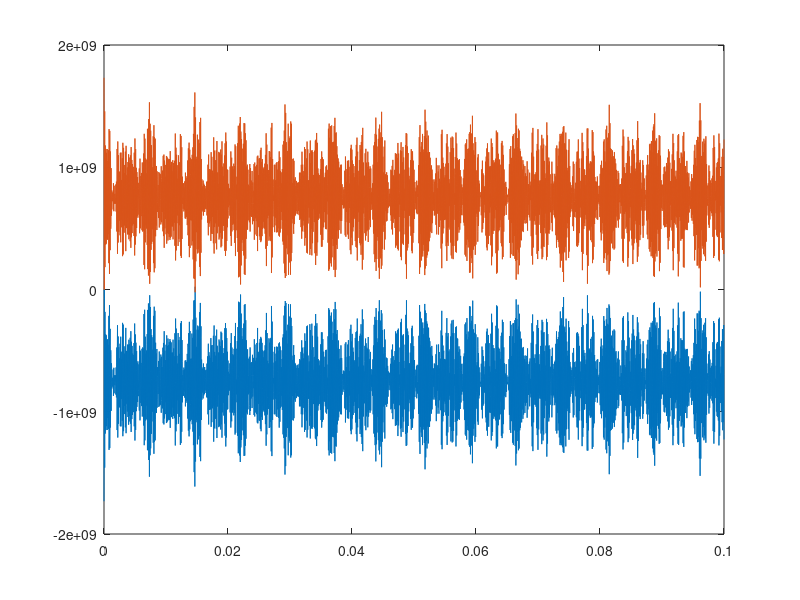
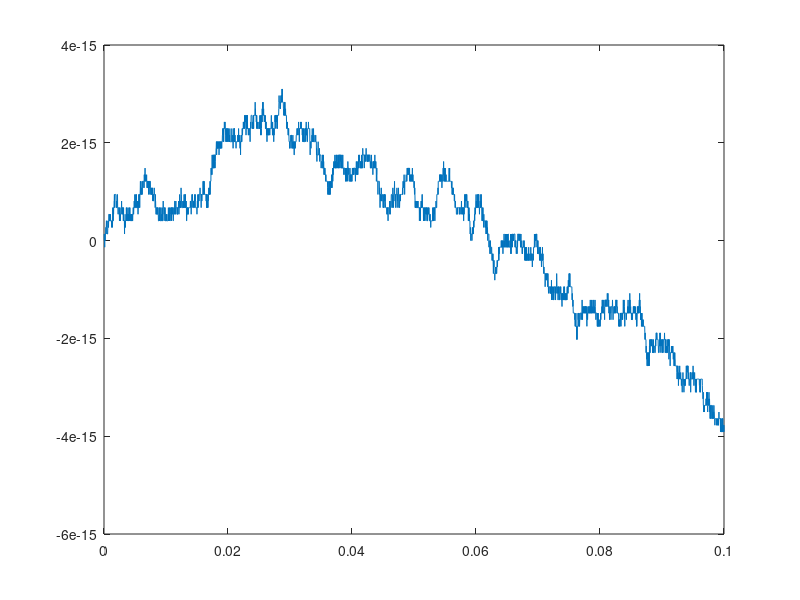

Here is the MATLAB script that generated these plots, in order: (Note: this script raises an error after producing the figures.)
clear all
close all
clc 
%%
%--- physical and elastic parameters
load("./param/modestest.mat");


%--- derived parameters (don't change here)
D       = E * Lz^3 / 12 / (1-nu^2) ;
k       = 1/44100 ;% Timestep
T       = 0.1;
Ts      = floor(T/k) ;% Number of time grid points
t       =linspace(0,T,Ts);
x       =linspace(0,Lx,Nx+1);
y       =linspace(0,Ly,Ny+1);
%--- mode reconstruction

%colormap('parula') ;
for m = 1 : Nmodes
    mdShapes(:,:,m) = reshape(V(:,m),[(Ny+1),(Nx+1)]) ;
   %subplot(4,4,m)
   %mesh(3000*(mdShapes(:,:,m)),(abs(mdShapes(:,:,m))),'FaceColor','texturemap') ;  %axis equal; axis tight ; view(2) ;
end

Id=speye(Nmodes);
Dw2=diag((2*pi*freqs).^2);
Dw=diag((cos(k*2*pi*freqs)));
DV0=2*k^(-2)*(Id-diag((cos(k*2*pi*freqs))));
Ddiag=2*sparse(Dw);



qm=zeros(Nmodes,1);
q0=zeros(Nmodes,1);
En=zeros(1,Ts);
V0=zeros(1,Ts);
Q=zeros(Ts,Nmodes);
W=zeros(Ny+1,Nx+1,Ts);
qm=sort(1*rand(Nmodes,1));
q0=qm;
w=zeros(Ny+1,Nx+1);

%psim1=u0*omeg0;
%Hsav(n-1)=(1/2)*((u0-um1)/k)^2+(1/2)*(psim1)^2;
%Hsav(n-1)=(1/(2*k^2))*(sum((u0(:)-um(:)).^2))+(1/2)*(psim1)^2;

%V0=(c^2/h^2)*(uh(1)^2+uh(np)^2+sum((uh(1:np-1)-uh(2:np)).^2))/2;

for n = 1 : Ts

    En(n)=0.5*sum(((q0-qm)/k).^2);
    V0(n)=0.5*sum(DV0*q0.*qm);
    qs=Ddiag*q0-qm;
    
    qm=q0;
    q0=qs;
    
    Q(n,:)=q0;
    %w=
    for m = 1 : Nmodes
        w=w+q0(m)*mdShapes(:,:,m);
    end
    W(:,:,n)=w;
    

    
end













%%
figure
plot(t,En-En(3))
hold on
plot(t,V0-V0(3))
figure
E=En+V0;
plot(t,(E-E(3))/E(3))
%%
% Fs=44100;
% solo=squeeze(W(floor(Nx/3),floor(Ny/4),:));
% fftest=fft(solo);
% P2 = (fftest/Ts);
% P1 = P2(1:Ts/2+1);
% P1(2:end-1) = 2*P1(2:end-1);
% f = Fs*(0:(Ts/2))/Ts;
% fftsig=P1;
% 
% figure
% plot(f,P1)
% hold on
% xline(freqs)
% xlim([0 freqs(end)])

%%
mmoutu=max(max(max(W(:,:,:))));
figure

gif('modeplate.gif') 
for n=2:length(t)-1
surf(x,y,W(:,:,n),"LineWidth",3)
shading interp
zlim([-mmoutu mmoutu])
drawnow
gif
pause(0.001)

end

